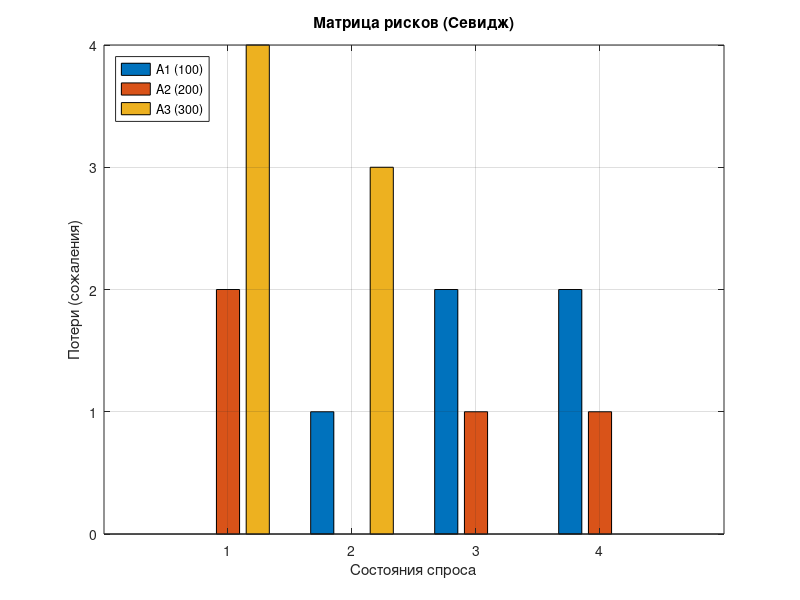

Here is the MATLAB script that generated this plot:
% =========================================================
% ЛР12 — молочная продукция (критерии + риски)
% =========================================================

clear;
clc;

%% =========================================================
% Матрица выигрышей
% =========================================================

A = [
   -2  1  1  1;
   -4  2  2  2;
   -6 -1  3  3
];

labels = {'A1 (100)','A2 (200)','A3 (300)'};

%% =========================================================
% Критерий Лапласа
% =========================================================

laplace = mean(A,2);

%% =========================================================
% Критерий Вальда
% =========================================================

wald = min(A,[],2);

%% =========================================================
% Критерий Севиджа (матрица рисков)
% =========================================================

best = max(A);
regret = best - A;
savage = max(regret,[],2);

%% =========================================================
% Критерий Гурвица
% =========================================================

alpha = 0.6;
hurwicz = alpha*max(A,[],2) + (1-alpha)*min(A,[],2);

%% =========================================================
% Выбор стратегий
% =========================================================

[~, lap] = max(laplace);
[~, wal] = max(wald);
[~, sav] = min(savage);
[~, hur] = max(hurwicz);

%% =========================================================
% Вывод
% =========================================================

fprintf('Лаплас: A%d\n', lap);
fprintf('Вальд: A%d\n', wal);
fprintf('Севидж: A%d\n', sav);
fprintf('Гурвиц: A%d\n', hur);

%% =========================================================
% График рисков (Севидж)
% =========================================================

figure('Visible','off');

bar(regret','grouped');
title('Матрица рисков (Севидж)');
xlabel('Состояния спроса');
ylabel('Потери (сожаления)');
legend(labels,'Location','northwest');
grid on;

exportgraphics(gcf,'lab12_milk_risk.png','Resolution',300);
close(gcf);

%% =========================================================
% Сохранение результатов
% =========================================================

fileID = fopen('lab12_milk_result.txt','w');

fprintf(fileID,'ЛР12 — молочная продукция\n\n');

fprintf(fileID,'Лаплас: A%d\n', lap);
fprintf(fileID,'Вальд: A%d\n', wal);
fprintf(fileID,'Севидж: A%d\n', sav);
fprintf(fileID,'Гурвиц: A%d\n', hur);

fprintf(fileID,'\nМатрица выигрышей:\n');
fprintf(fileID,'%d %d %d %d\n', A');

fprintf(fileID,'\nМатрица рисков:\n');
fprintf(fileID,'%d %d %d %d\n', regret');

fclose(fileID);

disp('Готово: lab12_milk_result.txt и lab12_milk_risk.png');
